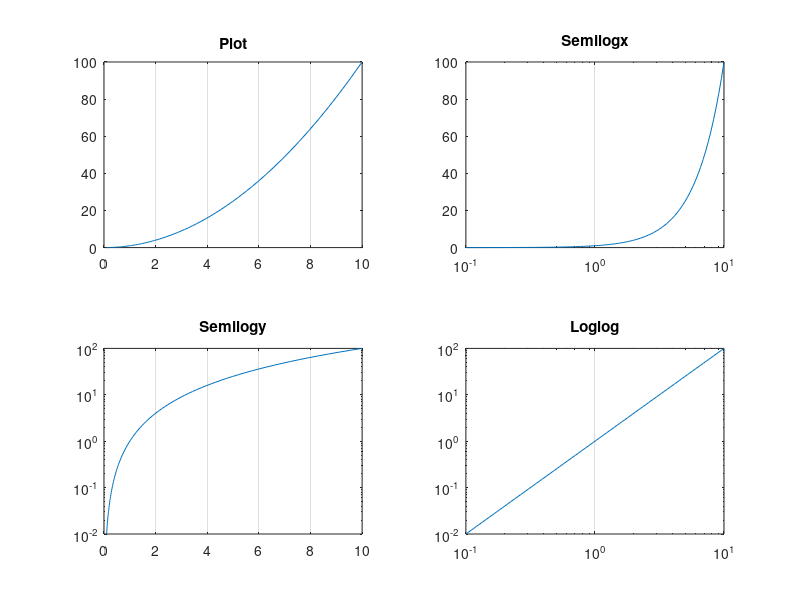

MATLAB code to generate this figure:
x = logspace(-1,1,100);
y = x.^2;
subplot(2,2,1);
plot(x,y);
title('Plot');
set(gca,'XGrid','on');
subplot(2,2,2);
semilogx(x,y);
title('Semilogx');
set(gca,'XGrid','on');
subplot(2,2,3);
semilogy(x,y);
set(gca,'XGrid','on');
title('Semilogy');
subplot(2,2,4);
loglog(x, y);
title('Loglog');
set(gca,'XGrid','on');